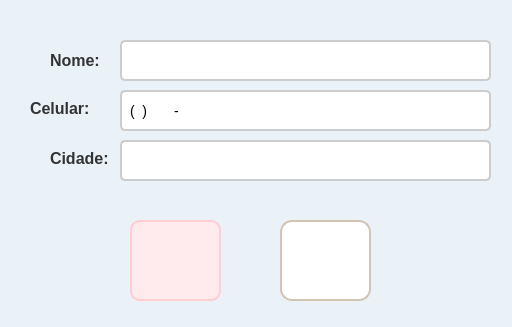
<?xml version="1.0" encoding="UTF-8"?>
<ui version="4.0">
 <class>frm_DadosCliente</class>
 <widget class="QWidget" name="frm_DadosCliente">
  <property name="geometry">
   <rect>
    <x>0</x>
    <y>0</y>
    <width>512</width>
    <height>327</height>
   </rect>
  </property>
  <property name="windowTitle">
   <string>Form</string>
  </property>
  <property name="styleSheet">
   <string notr="true">QWidget {
    background-color: #eaf2f8;
    border-radius: 8px;
}</string>
  </property>
  <widget class="QLabel" name="lbl_nome">
   <property name="geometry">
    <rect>
     <x>50</x>
     <y>50</y>
     <width>61</width>
     <height>21</height>
    </rect>
   </property>
   <property name="styleSheet">
    <string notr="true">QLabel {
    font-size: 16px;
    color: #333333;
    font-weight: bold;
    text-shadow: 1px 1px 2px rgba(0, 0, 0, 0.4);
}
</string>
   </property>
   <property name="text">
    <string>Nome:</string>
   </property>
  </widget>
  <widget class="QLineEdit" name="txt_nome">
   <property name="geometry">
    <rect>
     <x>120</x>
     <y>40</y>
     <width>371</width>
     <height>41</height>
    </rect>
   </property>
   <property name="styleSheet">
    <string notr="true">QLineEdit {
    border: 2px solid #cccccc; 
    border-radius: 5px; 
    padding: 6px; 
    font-size: 14px; 
    background-color: #ffffff;
    transition: all 0.3s ease;
}

QLineEdit:hover {
    border: 2px solid #3f51b5; 
    background-color: #f5f5f5; 
}
</string>
   </property>
  </widget>
  <widget class="QLabel" name="lbl_celular">
   <property name="geometry">
    <rect>
     <x>30</x>
     <y>100</y>
     <width>81</width>
     <height>16</height>
    </rect>
   </property>
   <property name="styleSheet">
    <string notr="true">QLabel {
    font-size: 16px;
    color: #333333;
    font-weight: bold;
    text-shadow: 1px 1px 2px rgba(0, 0, 0, 0.4);
}
</string>
   </property>
   <property name="text">
    <string>Celular: </string>
   </property>
  </widget>
  <widget class="QLabel" name="lbl_cidade">
   <property name="geometry">
    <rect>
     <x>50</x>
     <y>150</y>
     <width>61</width>
     <height>16</height>
    </rect>
   </property>
   <property name="styleSheet">
    <string notr="true">QLabel {
    font-size: 16px;
    color: #333333;
    font-weight: bold;
    text-shadow: 1px 1px 2px rgba(0, 0, 0, 0.4);
}
</string>
   </property>
   <property name="text">
    <string>Cidade:</string>
   </property>
  </widget>
  <widget class="QPushButton" name="btn_cancelar">
   <property name="geometry">
    <rect>
     <x>130</x>
     <y>220</y>
     <width>91</width>
     <height>81</height>
    </rect>
   </property>
   <property name="styleSheet">
    <string notr="true">QPushButton {
    background-color: #ffebee; 
    border: 2px solid #ffcdd2;
    border-radius: 10px;
    color: #b71c1c; 
    font-size: 14px;
    font-weight: bold;
    padding: 10px 16px;
    background-image: url(:/newPrefix/Img/cancelar.png);
    background-repeat: no-repeat;
    background-position: center;
    padding-left: 40px;
    transition: all 0.3s ease;
}

QPushButton:hover {
    background-color: #ffcdd2;
    border-color: #e57373;
    color: #d32f2f; 
}

QPushButton:pressed {
    background-color: #e57373;
    border-color: #b71c1c;
    padding-left: 44px;
    padding-top: 2px;
}</string>
   </property>
   <property name="text">
    <string/>
   </property>
  </widget>
  <widget class="QPushButton" name="btn_cadastrar">
   <property name="geometry">
    <rect>
     <x>280</x>
     <y>220</y>
     <width>91</width>
     <height>81</height>
    </rect>
   </property>
   <property name="styleSheet">
    <string notr="true">QPushButton {
    background-color: #ffffff;
    border: 2px solid #d1c4b2;
    border-radius: 12px;
    color: #5a5a5a;
    font-size: 14px;
    font-weight: bold;
    padding: 10px 16px;
    background-image:url(:/newPrefix/Img/cadastrar.png); 
    background-repeat: no-repeat;
    background-position: center;
    transition: all 0.3s ease;
}

QPushButton:hover {
    background-color: #f2ebe0;
    border-color: #c4b49e;
}

QPushButton:pressed {
    background-color: #e8dfcf; 
    border-color: #b39b8d; 
    padding-left: 12px; 
    padding-top: 4px;
}</string>
   </property>
   <property name="text">
    <string/>
   </property>
  </widget>
  <widget class="QLineEdit" name="txt_celular">
   <property name="geometry">
    <rect>
     <x>120</x>
     <y>90</y>
     <width>371</width>
     <height>41</height>
    </rect>
   </property>
   <property name="styleSheet">
    <string notr="true">QLineEdit {
    border: 2px solid #cccccc; 
    border-radius: 5px; 
    padding: 6px; 
    font-size: 14px; 
    background-color: #ffffff;
    transition: all 0.3s ease;
}

QLineEdit:hover {
    border: 2px solid #3f51b5; 
    background-color: #f5f5f5; 
}
</string>
   </property>
   <property name="inputMask">
    <string>(00) 0 0000-0000</string>
   </property>
  </widget>
  <widget class="QLineEdit" name="txt_cidade">
   <property name="geometry">
    <rect>
     <x>120</x>
     <y>140</y>
     <width>371</width>
     <height>41</height>
    </rect>
   </property>
   <property name="styleSheet">
    <string notr="true">QLineEdit {
    border: 2px solid #cccccc; 
    border-radius: 5px; 
    padding: 6px; 
    font-size: 14px; 
    background-color: #ffffff;
    transition: all 0.3s ease;
}

QLineEdit:hover {
    border: 2px solid #3f51b5; 
    background-color: #f5f5f5; 
}
</string>
   </property>
  </widget>
 </widget>
 <resources>
  <include location="kk.qrc"/>
 </resources>
 <connections/>
</ui>
